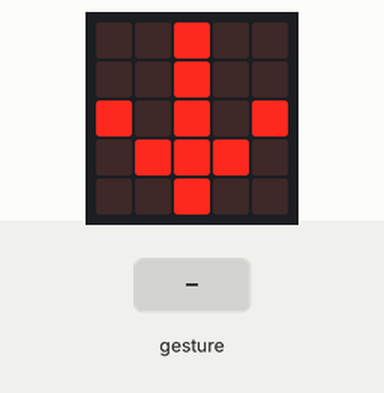
Bench run of a program on a simulated BBC micro:bit (MakeCode). Parts: the board's 5×5 LED display. The test bench sets the inputs (shaded band). A tilt is held for 1.5 s and a shake lasts 1 s, then the board lies face up again.

Above: at 1.6 s.
1.7 s: gesture 'logo down'
At 2.3 s:
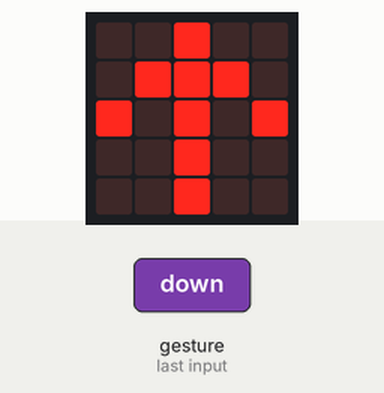
3.3 s: gesture 'tilt right'
At 4.5 s:
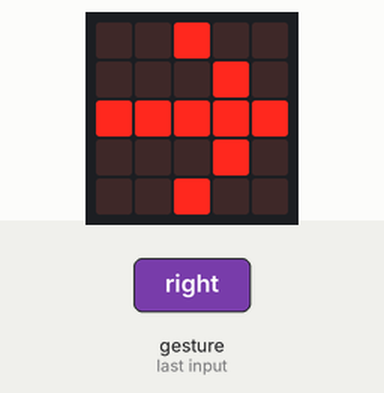
4.8 s: gesture 'tilt left'
At 5.9 s:
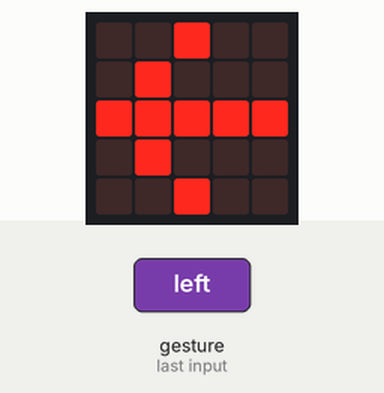
6.4 s: gesture 'logo up'
At 7.0 s:
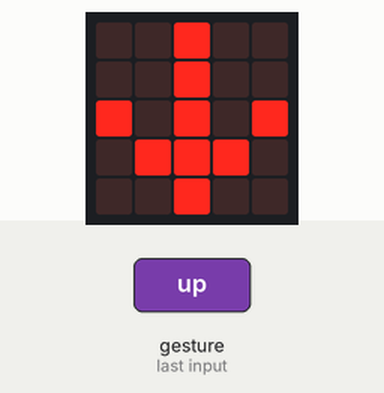
Timing chart, 0 to 8.9 s (numbered marks = the images above; inputs shaded):
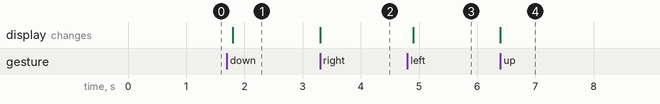

The program:

main.ts
```typescript
input.onGesture(Gesture.LogoDown, function () {
    basic.showLeds(`
        . . # . .
        . # # # .
        # . # . #
        . . # . .
        . . # . .
        `)
})
input.onGesture(Gesture.TiltRight, function () {
    basic.showLeds(`
        . . # . .
        . . . # .
        # # # # #
        . . . # .
        . . # . .
        `)
})
input.onGesture(Gesture.LogoUp, function () {
    basic.showLeds(`
        . . # . .
        . . # . .
        # . # . #
        . # # # .
        . . # . .
        `)
})
input.onGesture(Gesture.TiltLeft, function () {
    basic.showLeds(`
        . . # . .
        . # . . .
        # # # # #
        . # . . .
        . . # . .
        `)
})
basic.showLeds(`
    . . # . .
    . . # . .
    # . # . #
    . # # # .
    . . # . .
    `)
```

test.ts
```typescript
// tests gaan hier; deze zal niet worden gecompileerd wanneer dit pakket wordt gebruikt als extensie.
```

Measured:
- after the input at 1.7 s, the display: changes after 0.10 s (image 1)
- after the input at 3.3 s, the display: changes at once (image 2)
- after the input at 4.8 s, the display: changes after 0.10 s (image 3)
- after the input at 6.4 s, the display: changes at once (image 4)
